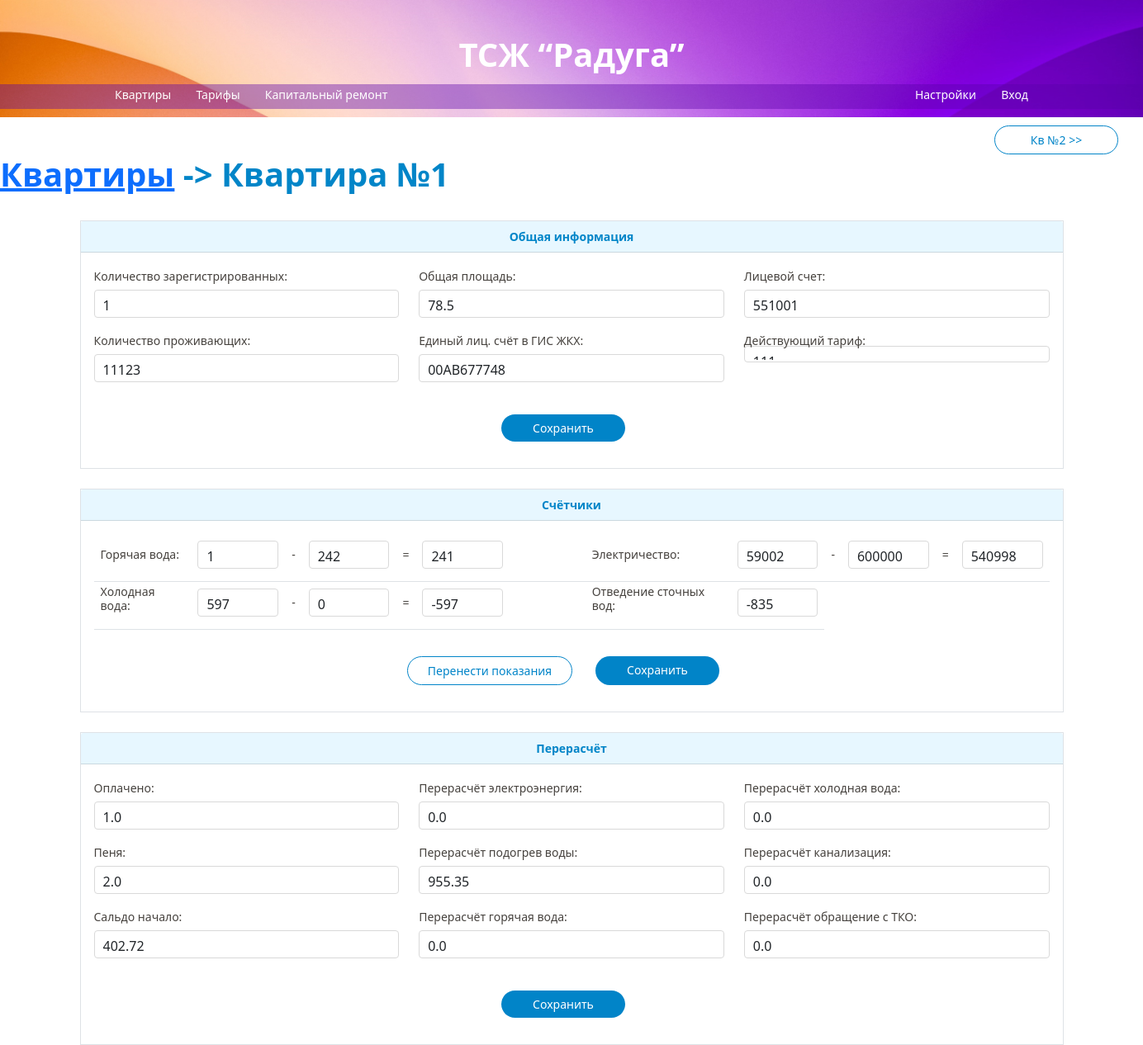
Screenshot of /update/1 with the database file from the repository.
### main/models.py (models this page shows)
class ApartmentDetail(models.Model):
    registredQt = models.IntegerField()
    livedQt = models.IntegerField()
    totalArea = models.FloatField()
    personalAccount = models.IntegerField()
    serialNumber = models.ForeignKey(to=Apartment, on_delete=models.CASCADE)
    tariff = models.ForeignKey(to=Tariff, on_delete=models.DO_NOTHING, null=True, blank=True)
    account_number = models.CharField(max_length=200)

class ApartmentCounter(models.Model):
    hot_water_previous = models.IntegerField(default=0)
    hot_water_current = models.IntegerField(default=0)
    hot_water_value = models.IntegerField(default=0)
    cold_water_previous = models.IntegerField(default=0)
    cold_water_current = models.IntegerField(default=0)
    cold_water_value = models.IntegerField(default=0)
    electricity_previous = models.IntegerField(default=0)
    electricity_current = models.IntegerField(default=0)
    electricity_value = models.IntegerField(default=0)
    wastewater_value = models.IntegerField(default=0)
    serialNumber = models.ForeignKey(to=Apartment, on_delete=models.CASCADE)

class ApartmentCharge(models.Model):
    money_deposited = models.FloatField()
    fine = models.FloatField()
    recalculation_electricity = models.FloatField(null=True, blank=True)
    recalculation_heating_rub = models.FloatField(null=True, blank=True)
    recalculation_hot_water = models.FloatField(null=True, blank=True)
    recalculation_cold_water = models.FloatField(null=True, blank=True)
    recalculation_sewage = models.FloatField(null=True, blank=True)
    recalculation_solid_waste = models.FloatField(null=True, blank=True)
    balance_start = models.FloatField(null=True, blank=True)
    serialNumber = models.ForeignKey(to=Apartment, on_delete=models.CASCADE)

### main/views.py (the view, shortened to what this page needs)
# urls.py: path('update/<int:id>', views.update),
def update(request, id):
    form = ApartmentDetailForm(instance=ApartmentDetail.objects.get(serialNumber=id))
    counterform = ApartmentCounterForm(instance=ApartmentCounter.objects.get(serialNumber=id))
    chargeform = ApartmentChargeForm(instance=ApartmentCharge.objects.get(serialNumber=id))
    prev_url = f"/update/{int(id) - 1}"
    next_url = f"/update/{int(id) + 1}"
    context = {
        'form': form,
        'counterform': counterform,
        'chargeform': chargeform,
        "prev_url": prev_url,
        "next_url": next_url,
        "page_num": id
    }
    return render(request, 'main/edit.html', context)

### main/forms.py (called while the page is built)
    def label_from_instance(self, obj):
        return obj.name

### main/models.py (called while the page is built)
    def __str__(self):
        return str(self.serialNumber)

### main/templates/main/edit.html (shortened to what this page needs)
{% extends 'main/base.html' %}
{% block content %}
    {% if page_num < 106 %}
        {% if page_num > 1 %}
        <a onclick="window.location.href = '{{ next_url }}';" class="btn-segoe" data-bs-dismiss="modal"
        style="margin: 10px 0 0 880px;"
        >Кв №{{ page_num|add:1 }} >></a>
        {% else %}
        <a onclick="window.location.href = '{{ next_url }}';" class="btn-segoe" data-bs-dismiss="modal"
        style="margin-left: 1204px; margin-top: 10px"
        >Кв №{{ page_num|add:1 }} >></a>
        {% endif %}
    {% endif %}
    <h1 class="special2">
      <a href="{% url 'index' %}" class="apartments">Квартиры</a>
      <span class="page-number"> -> Квартира №{{ page_num }}</span>
    </h1>
    <br>
        {% include 'main/edit_detail.html' %}
        <br>
        {% include 'main/edit_counter.html' %}
        <br>
        {% include 'main/edit_charge.html' %}
{% endblock %}

### main/templates/main/edit_detail.html (shortened to what this page needs)
<div class="container" style="min-width: 1215px">
  <form method="post">
    <div class="card border rounded-0">
      <div class="card-header header_text">
        Общая информация
      </div>
      <div class="card-body">
        <div class="row">
          <div class="col">
                <label for="{{ form.registredQt.id_for_label }}" class="form-label">{{ form.registredQt.label }}</label>
                {{ form.registredQt }}
                <label for="{{ form.livedQt.id_for_label }}" class="form-label">{{ form.livedQt.label }}</label>
                {{ form.livedQt }}
          </div>
          <div class="col">
                <label for="{{ form.registredQt.totalArea }}" class="form-label">{{ form.totalArea.label }}</label>
                {{ form.totalArea }}
                <label for="{{ form.account_number.id_for_label }}" class="form-label">{{ form.account_number.label }}</label>
                {{ form.account_number }}
          </div>
          <div class="col">
                <label for="{{ form.personalAccount.totalArea }}" class="form-label">{{ form.personalAccount.label }}</label>
                {{ form.personalAccount }}
                <label for="{{ form.tariff.id_for_label }}" class="form-label">{{ form.tariff.label }}</label>
                {{ form.tariff }}
          </div>
        </div>
        <br>
        <div class="row mb-3">
            <div class="col text-center">
              <div class="d-grid gap-2 d-md-flex justify-content-md-center">
                <a class="btn-segoe-primary" id="saveBlockOneButton">Сохранить</a>
              </div>
            </div>
          </div>
      </div>
    </div>
  </form>
</div>

### main/templates/main/edit_counter.html (shortened to what this page needs)
<div class="container" style="min-width: 1215px">
  <form method="post">
    <div class="card border rounded-0">
      <div class="card-header header_text">
        Счётчики
      </div>
      <div class="card-body">
<div class="row mb-3">
  <div class="col">
    <div class="table-responsive table-borderless">
    <table class="table">
      <tbody>
        <tr>
          <td>
            <label class="form-label" style="margin-bottom: 20px; width: 100px;">Горячая вода:</label>
          </td>
          <td>
            {{ counterform.hot_water_previous }}
           </td>
          <td>
            <label class="form-label" style="margin-bottom: 20px;">-</label>
          </td>
          <td>
            {{ counterform.hot_water_current }}
          </td>
          <td>
            <label class="form-label" style="margin-bottom: 20px">=</label>
          </td>
          <td>
            {{ counterform.hot_water_value }}
          </td>
          <td>
          </td>
          <td>
            <label class="form-label-table-counters" style="margin-bottom: 20px">Электричество:</label>
          </td>
          <td>
            {{ counterform.electricity_previous }}
          </td>
          <td>
            <label class="form-label" style="margin-bottom: 20px">-</label>
          </td>
          <td>
            {{ counterform.electricity_current }}
          </td>
          <td>
            <label class="form-label" style="margin-bottom: 20px">=</label>
          </td>
          <td>
            {{ counterform.electricity_value }}
          </td>
        </tr>
        <tr>
          <td>
            <label class="form-label" style="margin-bottom: 20px">Холодная вода:</label>
          </td>
          <td>
             {{ counterform.cold_water_previous }}
          </td>
          <td>
            <label class="form-label" style="margin-bottom: 20px">-</label>
          </td>
          <td>
            {{ counterform.cold_water_current }}
          </td>
          <td>
            <label class="form-label" style="margin-bottom: 20px">=</label>
          </td>
          <td>
            {{ counterform.cold_water_value }}
          </td>
          <td>
          </td>
          <td>
            <label class="form-label-table-counters" style="margin-bottom: 20px">Отведение сточных вод:</label>
          </td>
          <td>
            {{ counterform.wastewater_value }}
          </td>
        </tr>
      </tbody>
    </table>
    </div>
  </div>
</div>
        <div class="row mb-3">
            <div class="col text-center">
              <div class="d-grid gap-2 d-md-flex justify-content-md-center">
                <a class="btn-segoe" id="transmitButton" style="width: 200px">Перенести показания</a>
                <a class="btn-segoe-primary" id="saveBlockTwoButton">Сохранить</a>
              </div>
            </div>
          </div>
      </div>
    </div>
  </form>
</div>

### main/templates/main/edit_charge.html (shortened to what this page needs)
<div class="container" style="min-width: 1215px">
  <form method="post">
    <div class="card border rounded-0">
      <div class="card-header header_text">
        Перерасчёт
      </div>
      <div class="card-body">
        <div class="row">
           <div class="col">
                <label class="form-label">{{ chargeform.money_deposited.label }}</label>
                {{ chargeform.money_deposited }}
                <label class="form-label">{{ chargeform.fine.label }}</label>
                {{ chargeform.fine }}
                <label class="form-label">{{ chargeform.balance_start.label }}</label>
                {{ chargeform.balance_start }}
          </div>
          <div class="col">
                <label class="form-label">{{ chargeform.recalculation_electricity.label }}</label>
                {{ chargeform.recalculation_electricity }}
                <label class="form-label">{{ chargeform.recalculation_heating_rub.label }}</label>
                {{ chargeform.recalculation_heating_rub }}
                <label class="form-label">{{ chargeform.recalculation_hot_water.label }}</label>
                {{ chargeform.recalculation_hot_water }}
          </div>
         <div class="col">
                <label class="form-label">{{ chargeform.recalculation_cold_water.label }}</label>
                {{ chargeform.recalculation_cold_water }}
                <label class="form-label">{{ chargeform.recalculation_sewage.label }}</label>
                {{ chargeform.recalculation_sewage }}
                <label class="form-label">{{ chargeform.recalculation_solid_waste.label }}</label>
                {{ chargeform.recalculation_solid_waste }}
          </div>
        </div>
        <br>
        <div class="row mb-3">
            <div class="col text-center">
              <div class="d-grid gap-2 d-md-flex justify-content-md-center">
                <a class="btn-segoe-primary" id="saveBlockThreeButton">Сохранить</a>
              </div>
            </div>
          </div>
      </div>
    </div>
  </form>
</div>

### static/css/apartmentEdit.css (style rules this page uses)
.header_text { background-color: #E7F7FF; text-align: center; color: #0085C8; font-family: 'Segoe UI', sans-serif; font-style: normal; font-weight: 700; font-size: 14px; }
label.form-label-table-counters { font-family: 'Segoe UI'; font-style: normal; font-weight: 400; font-size: 14px; line-height: 17px; color: #46423E; width: 160px; }
.table td { vertical-align: middle; padding-bottom:0px; }

### static/css/apartment_base.css (style rules this page uses)
h1.special2 { font-family: 'Segoe UI', serif; font-style: normal; font-weight: 700; font-size: 40px; line-height: 48px; color: #0085C8; }
label { font-family: 'Segoe UI', serif; font-style: normal; font-weight: 400; font-size: 14px; line-height: 12px; color: #46423E; margin-top: -5px; color: #0776B0; }
select { font-family: 'Segoe UI'; font-style: normal; font-weight: 400; font-size: 13px; line-height: 14px; color: #46423E; box-sizing: border-box; width: 227px; height: 20px; border: 1px solid #ECECEC; margin-top: -10px; }

### static/css/popup.css (style rules this page uses)
label.form-label { font-family: 'Segoe UI'; font-style: normal; font-weight: 400; font-size: 14px; line-height: 17px; color: #46423E; }
.btn-segoe { background-color: #FFFFFF; border: 1px solid #0184C8; border-radius: 22.5px; font-family: 'Segoe UI'; font-style: normal; font-weight: 400; font-size: 14px; line-height: 17px; color: #0184C8; padding: 8px 12px; text-align: center; display: inline-block; width: 150px; transition: background-color 0.3s, color 0.3s; outline: none; margin-right: 20px; text-decoration: none; }
.btn-segoe-primary { background-color: #0184C8; border-radius: 22.5px; font-family: 'Segoe UI'; font-style: normal; font-weight: 400; font-size: 14px; line-height: 17px; color: #FFFFFF; padding: 8px 12px; text-align: center; display: inline-block; width: 150px; transition: background-color 0.3s, color 0.3s; outline: none; margin-right: 20px; text-decoration: none; }

### rows the page displays
ApartmentDetail: registredQt "1", livedQt "11123", totalArea "78.5", account_number "00АВ677748", personalAccount "551001", tariff "111"
ApartmentCounter: hot_water_previous "1", hot_water_current "242", hot_water_value "241", electricity_previous "59002", electricity_current "600000", electricity_value "540998", cold_water_previous "597", cold_water_current "0", cold_water_value "-597", wastewater_value "-835"
ApartmentCharge: money_deposited "1.0", fine "2.0", balance_start "402.72", recalculation_electricity "0.0", recalculation_heating_rub "955.35", recalculation_hot_water "0.0", recalculation_cold_water "0.0", recalculation_sewage "0.0", recalculation_solid_waste "0.0"

### other values shown
{{ page_num|add:1 }} "2"
{{ page_num }} "1"
{{ chargeform.money_deposited.label }} "Оплачено:"
{{ chargeform.fine.label }} "Пеня:"
{{ chargeform.balance_start.label }} "Сальдо начало:"
{{ chargeform.recalculation_electricity.label }} "Перерасчёт электроэнергия:"
{{ chargeform.recalculation_heating_rub.label }} "Перерасчёт подогрев воды:"
{{ chargeform.recalculation_hot_water.label }} "Перерасчёт горячая вода:"
{{ chargeform.recalculation_cold_water.label }} "Перерасчёт холодная вода:"
{{ chargeform.recalculation_sewage.label }} "Перерасчёт канализация:"
{{ chargeform.recalculation_solid_waste.label }} "Перерасчёт обращение с ТКО:"
